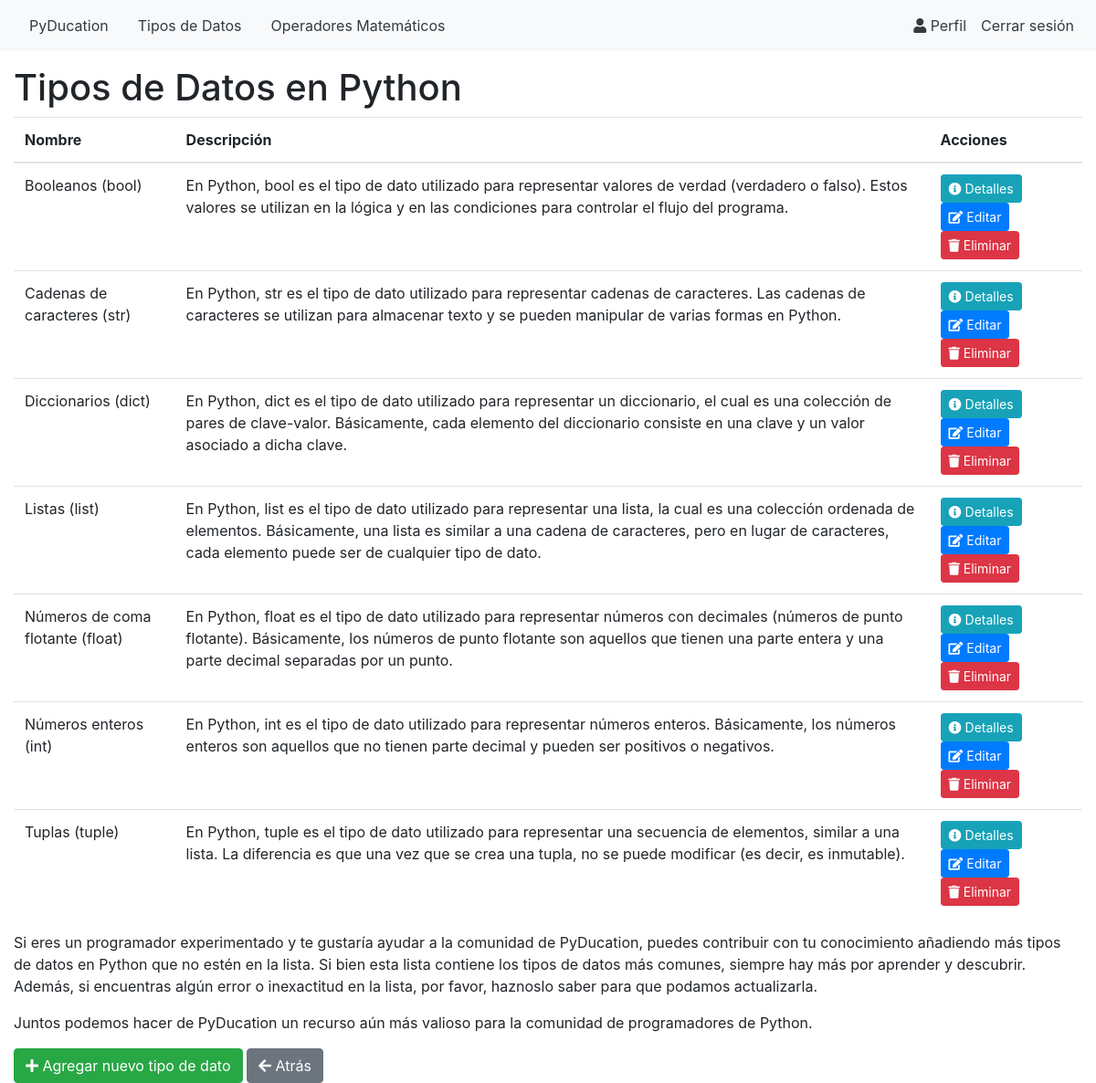
The page /data_list/ (signed in) on the database as committed earlier.
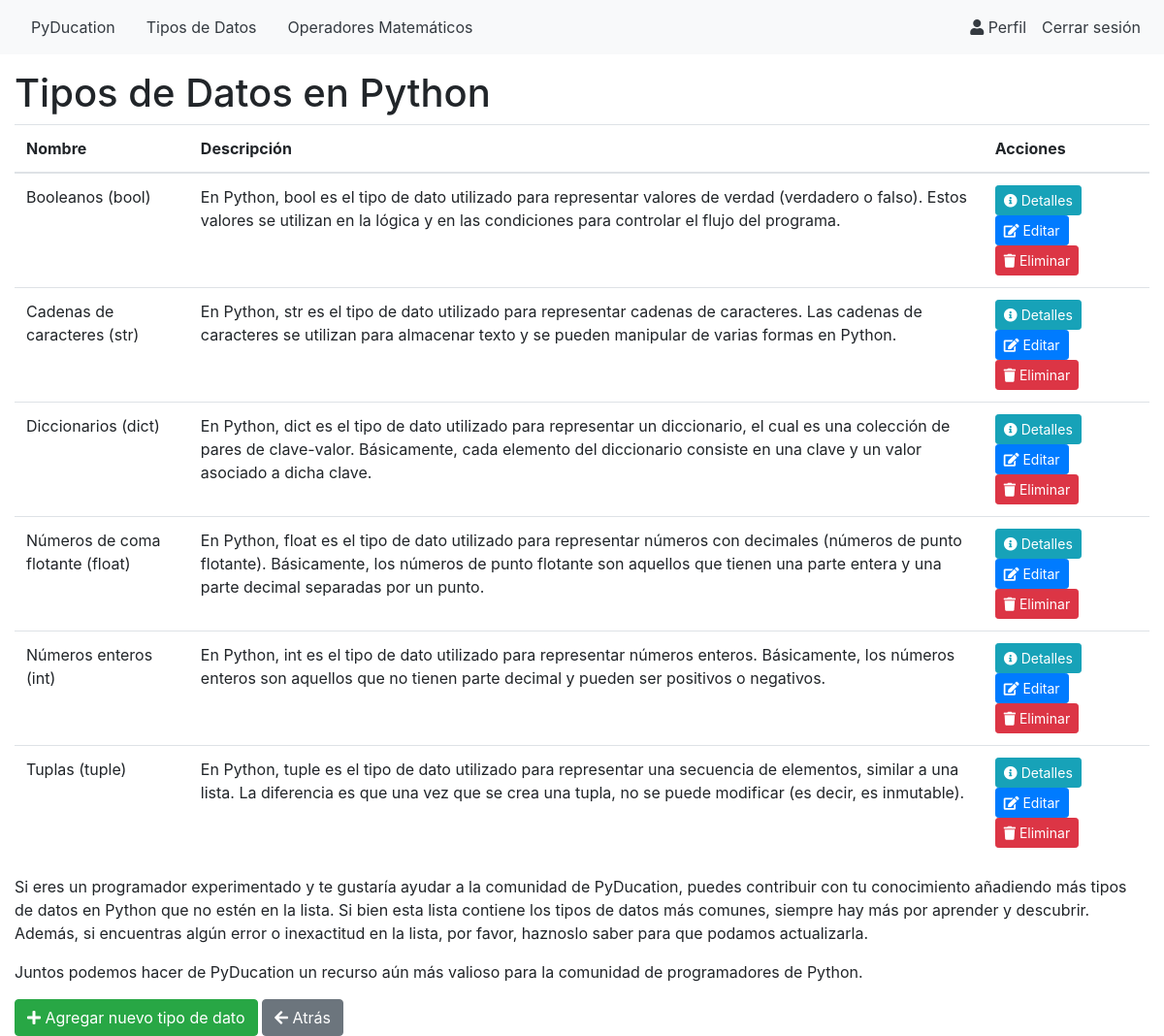
The same page on the database as committed later.
### blog/models.py (models this page shows)
class DataType(models.Model):
    name = models.CharField(max_length=100)
    description = models.TextField()
    example = models.TextField()

### blog/views.py (the view)
# urls.py: path('data_list/', DataTypeListView.as_view(), name='data_type_list'),
class DataTypeListView(LoginRequiredMixin, ListView):
    template_name = 'data_types/data_type_list.html'
    model = DataType
    context_object_name = 'data_types'

### PyDucation/templates/data_types/data_type_list.html (shortened to what this page needs)
{% extends 'PyDucation/base.html' %}
{% block content %}
  <h1>Tipos de Datos en Python</h1>
  <table class="table">
    <thead>
      <tr>
        <th>Nombre</th>
        <th>Descripción</th>
        <th>Acciones</th>
      </tr>
    </thead>
    <tbody>
      {% for data_type in data_types %}
        <tr>
          <td>{{ data_type.name }}</td>
          <td>{{ data_type.description }}</td>
          <td>
            <a href="{% url 'data_type_detail' pk=data_type.pk %}" class="btn btn-sm btn-info"><i class="fas fa-info-circle"></i> Detalles</a>
            <a href="{% url 'data_type_update' pk=data_type.pk %}" class="btn btn-sm btn-primary"><i class="fas fa-edit"></i> Editar</a>
            <form action="{% url 'data_type_delete' pk=data_type.pk %}" method="post" class="d-inline">
              <button type="submit" class="btn btn-sm btn-danger" onclick="return confirm('¿Está seguro de que desea eliminar este tipo de datos?')"><i class="fas fa-trash"></i> Eliminar</button>
            </form>
          </td>
        </tr>
      {% empty %}
        <tr>
          <td colspan="3">No se encontraron tipos de datos.</td>
        </tr>
      {% endfor %}
    </tbody>
  </table>
  <p>Si eres un programador experimentado y te gustaría ayudar a la comunidad de PyDucation, puedes contribuir con tu conocimiento añadiendo más tipos de datos en Python que no estén en la lista. Si bien esta lista contiene los tipos de datos más comunes, siempre hay más por aprender y descubrir. Además, si encuentras algún error o inexactitud en la lista, por favor, haznoslo saber para que podamos actualizarla.
  <p>Juntos podemos hacer de PyDucation un recurso aún más valioso para la comunidad de programadores de Python.</p>
  <a href="{% url 'data_type_create' %}" class="btn btn-success"><i class="fas fa-plus"></i> Agregar nuevo tipo de dato</a>
  <a href="{% url 'pyducation' %}" class="btn btn-secondary"><i class="fas fa-arrow-left"></i> Atrás</a>
{% endblock %}

Rows that differ between the two databases and show on the page:
removed DataType: name "Listas (list)", description "En Python, list es el tipo de dato utilizado para representar una lista, la cual es una colección ordenada de elementos. Básicamente, una lista es similar a una cadena de caracteres, pero en lugar de caracteres, cada elemento puede ser de cualquier tipo de dato."
